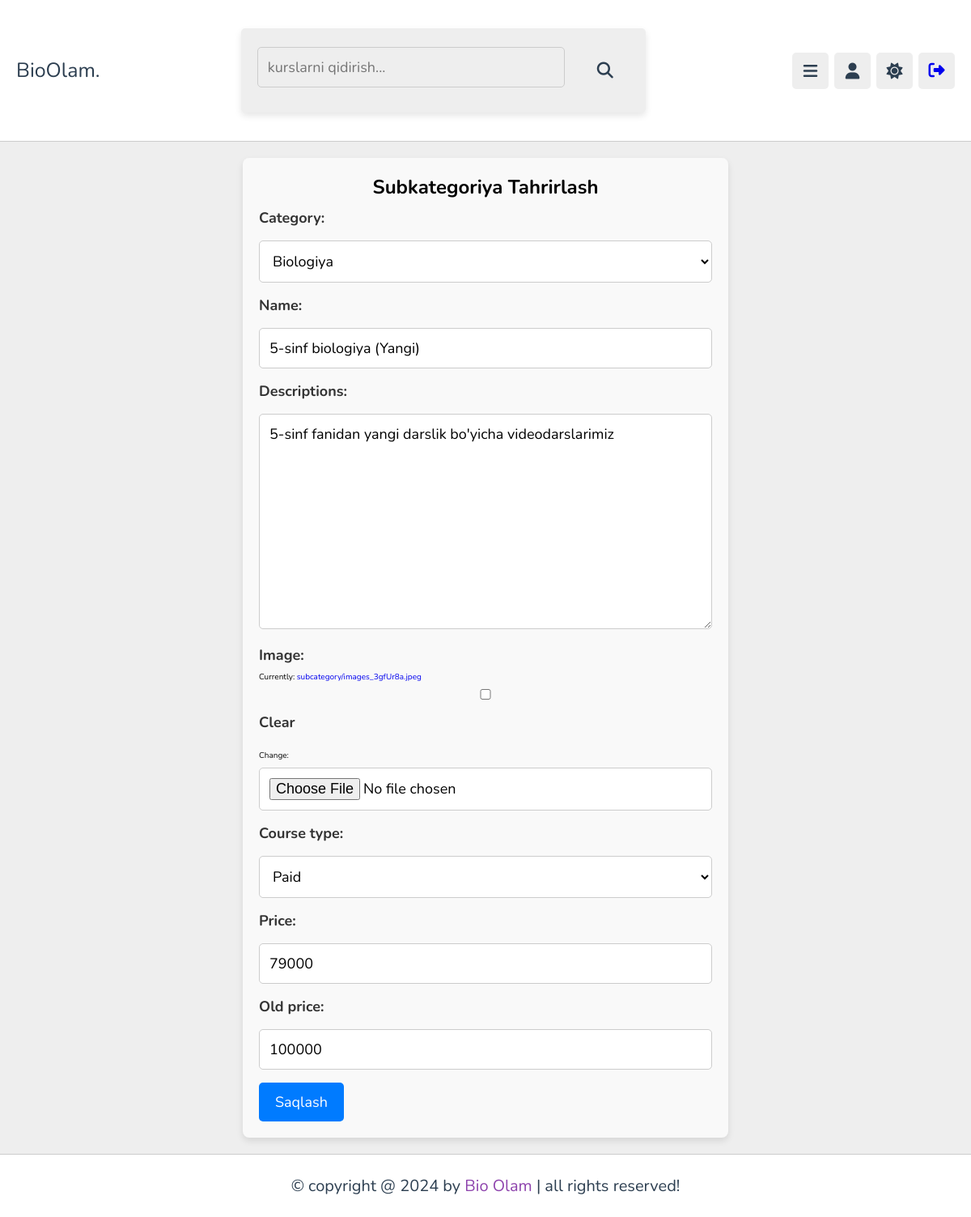
Page /courses/edit-subcategory/1/ (signed in) on the earlier database version.
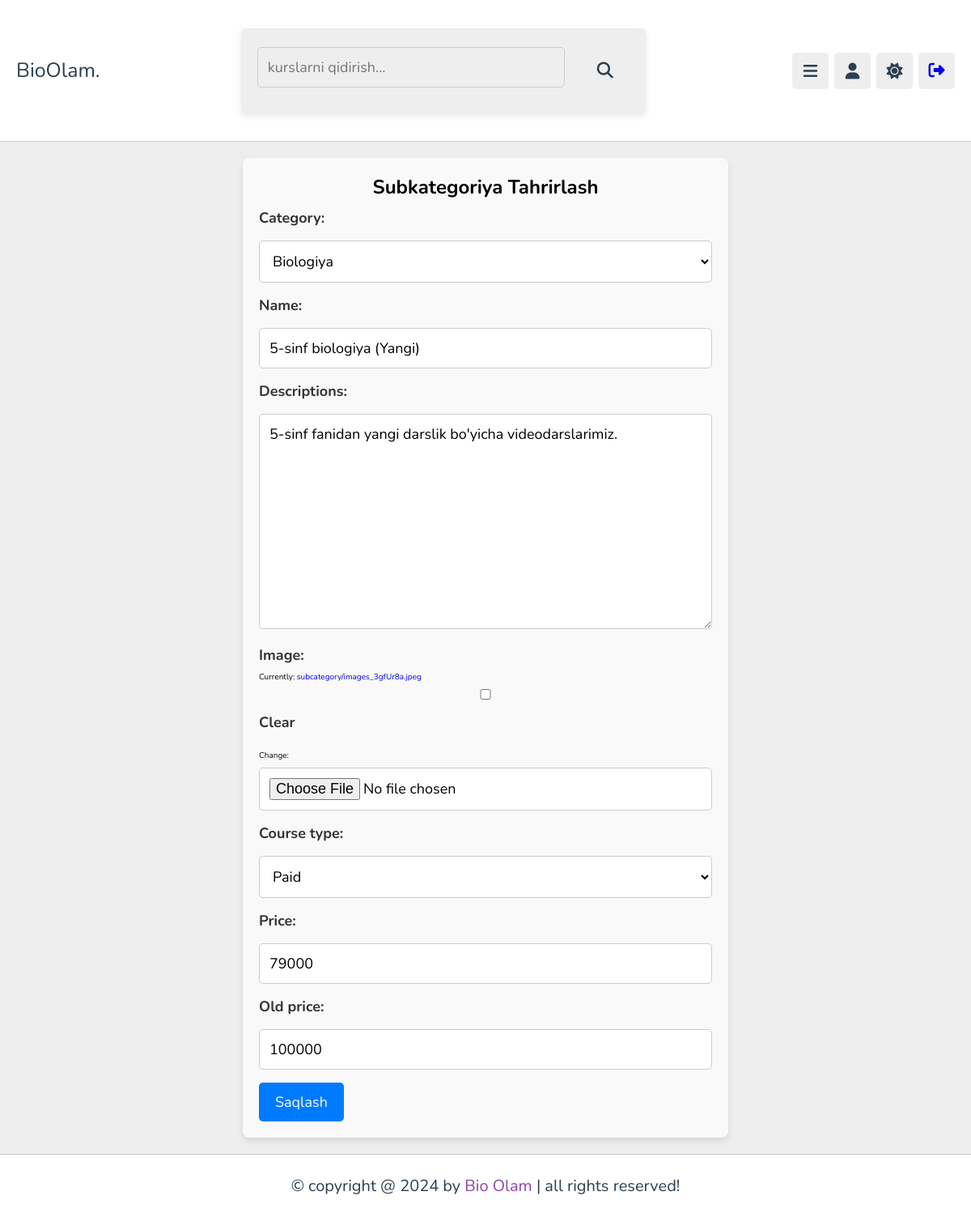
Same page on the later database version.
### courses/models.py (models this page shows, shortened)
class Subcategory(models.Model):
    class CourseType(models.TextChoices):
        Free = "Free", "Free"
        Paid = "Paid", "Paid"
    category = models.ForeignKey(
        Category,
        on_delete=models.CASCADE,
        related_name='subcategories'
    )
    teacher = models.ForeignKey(
        'users.Teachers',
        on_delete=models.CASCADE,
        related_name='subcategories'
    )
    course_type = models.CharField(
        max_length=200,
        choices=CourseType.choices,
        default=CourseType.Free
    )
    name = models.CharField(max_length=100)
    descriptions = models.TextField()
    image = models.ImageField(
        upload_to="subcategory/",
        blank=True,
        null=True
    )
    created_at = models.DateTimeField(auto_now_add=True)
    student_count = models.IntegerField(default=0)
    course_duration = models.IntegerField(default=0)
    videos_count = models.IntegerField(default=0)
    is_payment = models.BooleanField(default=False)
    old_price = models.IntegerField(default=0)
    price = models.BigIntegerField(default=0)

### courses/views.py (the view)
# urls.py: path('edit-subcategory/<int:id>/', views.edit_subcategory, name='edit_subcategory'),
@login_required(login_url='login')
def edit_subcategory(request, id):
    subcategory = get_object_or_404(Subcategory, id=id)
    if request.user.teacher != subcategory.teacher:
        return HttpResponseForbidden("Siz faqat o'zingiz qo'shgan kurslarni tahrirlay olasiz!")
    if request.method == 'POST':
        form = SubcategoryForm(request.POST, request.FILES, instance=subcategory)
        if form.is_valid():
            form.save()
            return redirect('home_page')
    else:
        form = SubcategoryForm(instance=subcategory)
    return render(request, 'teachers/edit_subcategory.html', {'form': form})

### courses/forms.py
class SubcategoryForm(forms.ModelForm):
    class Meta:
        model = Subcategory
        fields = ['category', 'name', 'descriptions', 'image', 'course_type', 'price', 'old_price']

### courses/models.py (called while the page is built)
    def __str__(self):
        return self.name

### users/context_processor.py (called while the page is built)
def get_user(request):
    user = request.user
    context = {
        'user': user,
    }
    return context

### templates/teachers/edit_subcategory.html (shortened to what this page needs)
{% extends 'base.html' %}
{% load static %}
{% block head %}
    <link rel="stylesheet" href="{% static 'css/edi-subcategory.css' %}">
{% endblock head %}
{% block content %}
    <form method="post" enctype="multipart/form-data" class=form-container">
        <h2 style="display: flex; justify-content: center; align-items: center; font-size: 24px; margin-bottom: 10px">Subkategoriya Tahrirlash</h2>
        {{ form.as_p }}
        <button type="submit">Saqlash</button>
    </form>
{% endblock content %}

Differences in the rows shown:
changed Subcategory "Biologiya": descriptions "5-sinf fanidan yangi darslik bo'yicha videodarslarimiz" → "5-sinf fanidan yangi darslik bo'yicha videodarslarimiz."
